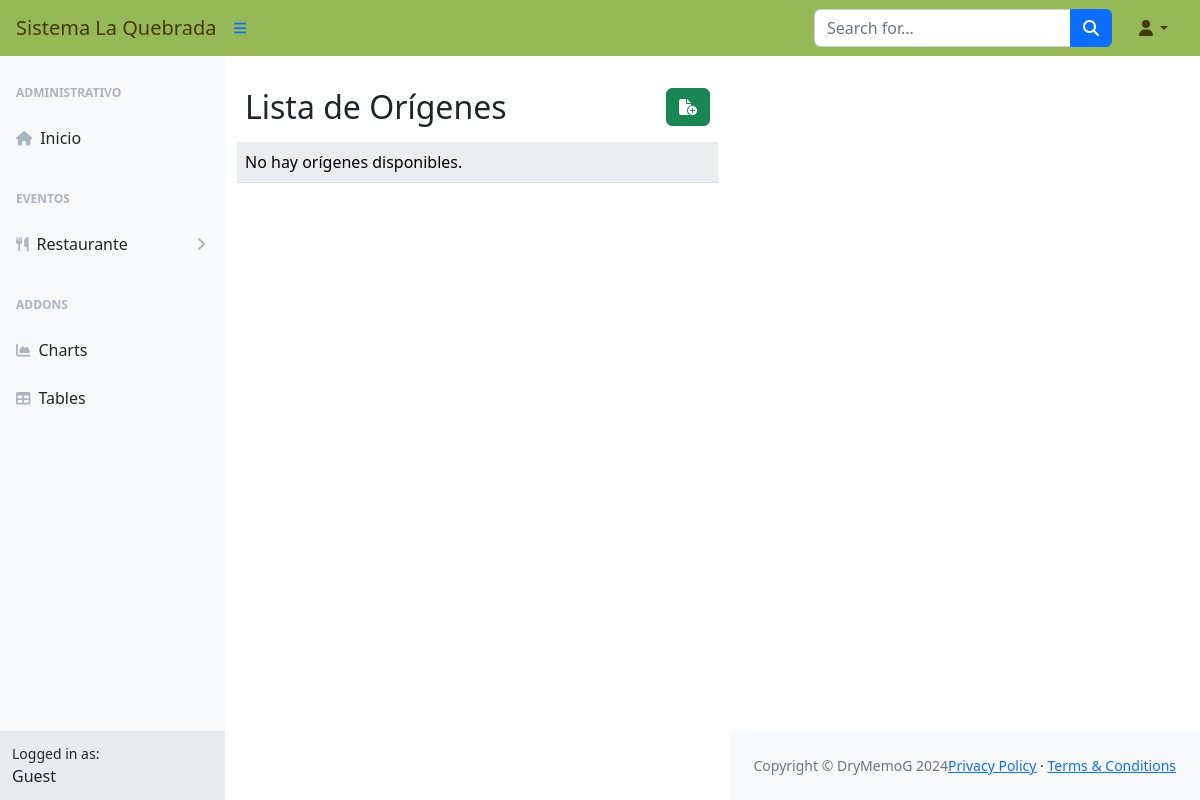
Before: /gper/origen/ with the older database file.
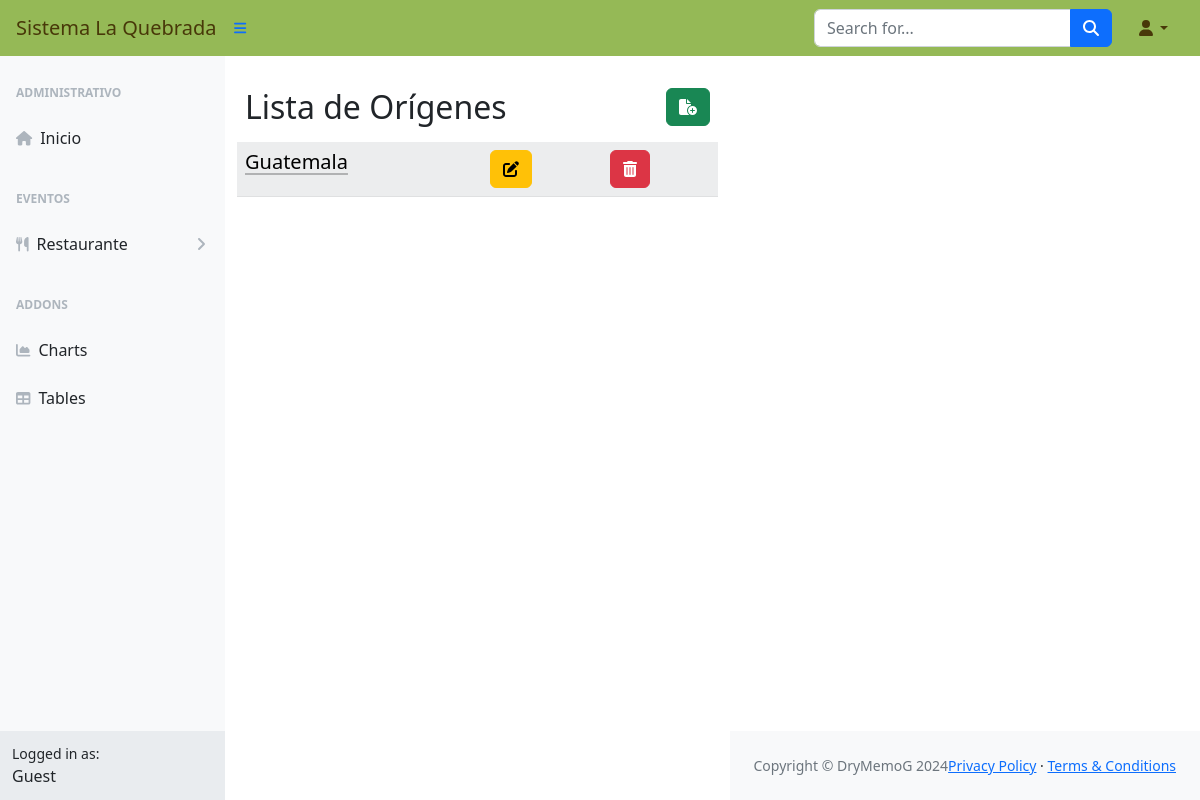
After: the same page with the newer database file.
### gper/models.py (models this page shows, shortened)
class Origen(models.Model):
    idOrigen = models.AutoField(primary_key=True)
    origen = models.CharField(max_length=255)

### gper/views.py (the view)
# urls.py: path('origen/', views.OrigenListView.as_view(), name="OrigenList"),
class OrigenListView(ListView):
    model = Origen
    template_name = 'Origen/Origenes.html'

### gper/templates/Origen/Origenes.html (shortened to what this page needs)
{% extends 'base_generic.html' %}
{% block content %}
    <br>
    <div class="d-flex p-2">
        <div class="d-flex justify-content-start flex-grow-1">
            <h2>Lista de Orígenes</h2>
        </div>
        <div class="d-flex justify-content-end">
            <a href="{% url 'OrigenNew' %}"><button type="button" class="btn btn-success"><i class="fas fa-file-circle-plus"></i></button> </a>
        </div>
    </div>
    <div class="table-responsive-sm">
        <table class="table table-light table-striped table-hover">
            {% for unidad in object_list %}
            <tr>
                <td><a class="link-body-emphasis link-offset-2 link-underline-opacity-25 link-underline-opacity-75-hover" href="#" data-bs-toggle="modal" data-bs-target="#miModal" data-url="{% url 'OrigenDetail' unidad.idOrigen %}"><h5>{{ unidad.origen}}</h5> </a> </td>
                <td><a href="{% url 'OrigenEdit' unidad.idOrigen %}"><button type="button" class="btn btn-warning"><i class="fas fa-pen-to-square"></i></button></a></td>
                <td><a href="{% url 'OrigenDelete' unidad.idOrigen %}"><button type="button" class="btn btn-danger"><i class="fas fa-trash-can"></i></button></a></td>
            </tr>
            {% empty %}
            <tr>
                <td>No hay orígenes disponibles.</td>
            </tr>
            {% endfor %}
        </table>
    </div>
</div>
{% endblock %}

### gper/templates/base_generic.html (shortened to what this page needs)
<!DOCTYPE html>
<html lang="en">
<head>
    <link href="https://cdn.jsdelivr.net/npm/bootstrap@5.3.3/dist/css/bootstrap.min.css" rel="stylesheet">
    {% load static %}
    <link rel="stylesheet" href="{% static 'css/styles.css' %}">
</head>
<body>
    <nav class="sb-topnav navbar navbar-expand navbar-quebrada bg-quebrada">
        <a class="navbar-brand ps-3" href="{% url 'MainPage' %}">Sistema La Quebrada</a>
        <button class="btn btn-link btn-sm order-1 order-lg-0 me-4 me-lg-0" id="sidebarToggle" href="#!"><i class="fas fa-bars"></i></button>
        <form class="d-none d-md-inline-block form-inline ms-auto me-0 me-md-3 my-2 my-md-0">
            <div class="input-group">
                <input class="form-control" type="text" placeholder="Search for..." aria-label="Search for..." aria-describedby="btnNavbarSearch" />
                <button class="btn btn-primary" id="btnNavbarSearch" type="button"><i class="fas fa-search"></i></button>
            </div>
        </form>
        <ul class="navbar-nav ms-auto ms-md-0 me-3 me-lg-4">
            <li class="nav-item dropdown">
                <a class="nav-link dropdown-toggle" id="navbarDropdown" href="#" role="button" data-bs-toggle="dropdown" aria-expanded="false"><i class="fas fa-user fa-fw"></i></a>
            </li>
        </ul>
    </nav>
    <div id="layoutSidenav">
        <div id="layoutSidenav_nav">
            <nav class="sb-sidenav accordion sb-sidenav-light" id="sidenavAccordion">
                <div class="sb-sidenav-menu">
                    <div class="nav">
                        <div class="sb-sidenav-menu-heading">Administrativo</div>
                        <a class="nav-link" href="{% url 'MainPage' %}">
                            <div class="sb-nav-link-icon"><i class="fas fa-house"></i></div>
                            Inicio
                        </a>
                        <div class="sb-sidenav-menu-heading">Eventos</div>
                        <a class="nav-link collapsed" href="#" data-bs-toggle="collapse" data-bs-target="#collapseRestaurante" aria-expanded="false" aria-controls="collapseRestaurante">
                            <div class="sb-nav-link-icon"><i class="fas fa-utensils"></i></div>
                            Restaurante
                            <div class="sb-sidenav-collapse-arrow"><i class="fas fa-angle-down"></i></div>
                        </a>
                        <div class="sb-sidenav-menu-heading">Addons</div>
                        <a class="nav-link" href="charts.html">
                            <div class="sb-nav-link-icon"><i class="fas fa-chart-area"></i></div>
                            Charts
                        </a>
                        <a class="nav-link" href="tables.html">
                            <div class="sb-nav-link-icon"><i class="fas fa-table"></i></div>
                            Tables
                        </a>
                    </div>
                </div>
                <div class="sb-sidenav-footer">
                    <div class="small">Logged in as:</div>
                    {% if user.is_authenticated %}
                        {{ user.get_full_name }}
                    {% else %}
                        Guest
                    {% endif %}
                </div>
            </nav>
        </div>
        <div id="layoutSidenav_content">
            <div class="container-fluid">
                {% block content %}{% endblock %}
            </div>
            <footer class="py-4 bg-light mt-auto">
                <div class="container-fluid px-4">
                    <div class="d-flex align-items-center justify-content-between small">
                        <div class="text-muted">Copyright &copy; DryMemoG 2024</div>
                        <div>
                            <a href="#">Privacy Policy</a>
                            &middot;
                            <a href="#">Terms &amp; Conditions</a>
                        </div>
                    </div>
                </div>
            </footer>
        </div>
</body>
</html>

Changed rows visible on the page:
added Origen: origen "Guatemala"
Other visible differences:
text no longer shown: "No hay orígenes disponibles."
